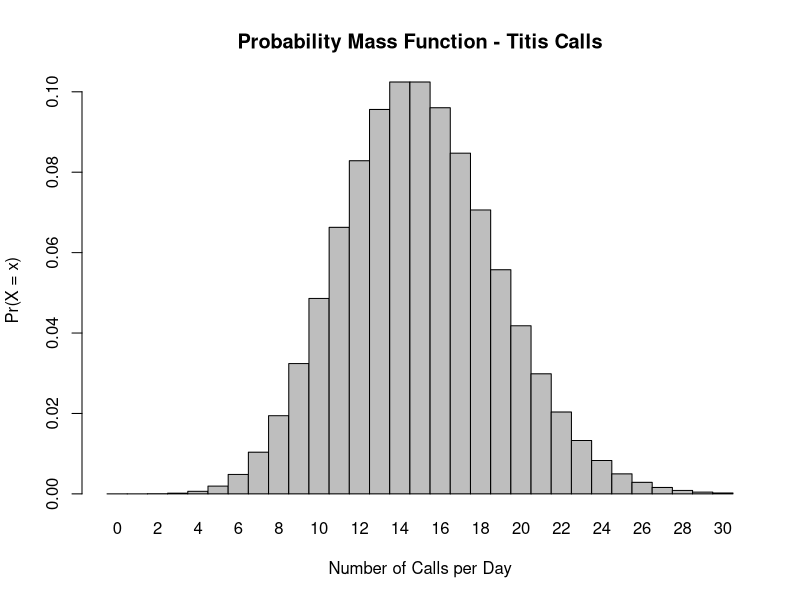
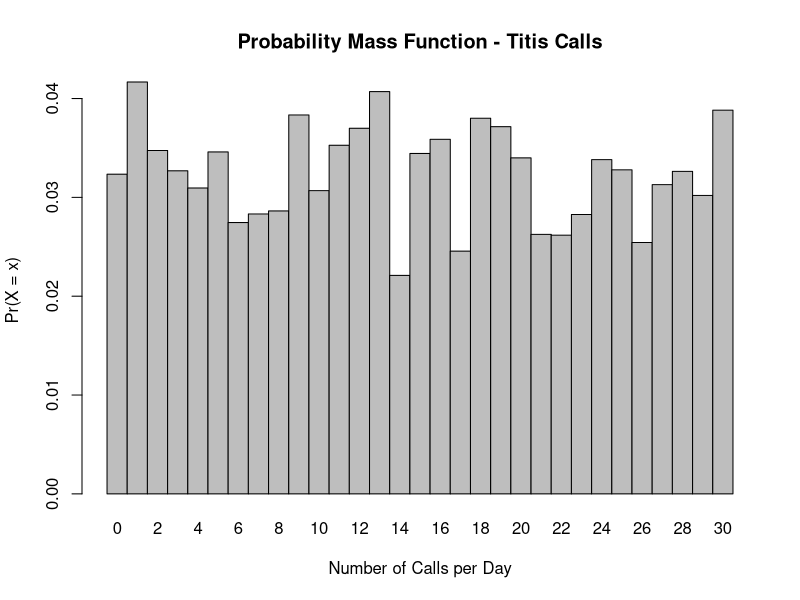
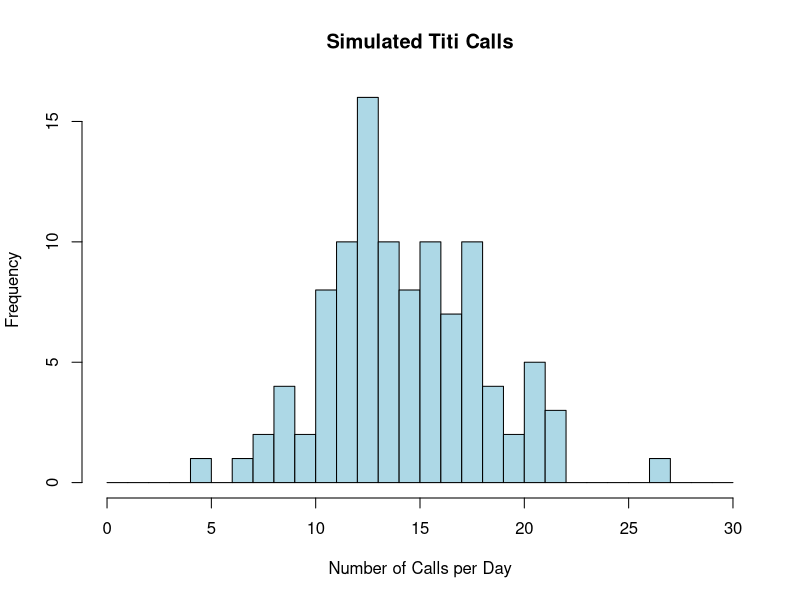

The R script that drew these images, in order:
## ---- chunk 1
call_ranges <- 0:30
l = 15 # Poisson mean lambda based on mean number of calls
titis_calls <- dpois(x = call_ranges, lambda = l)


barplot(titis_calls, names.arg = call_ranges, space = 0, xlab = "Number of Calls per Day", ylab = "Pr(X = x)", main = "Probability Mass Function - Titis Calls")
## ---- chunk 2
sim <- NULL  # sets up a dummy variable to hold our 10000 simulations
n <- 104
for (i in 1:length(titis_calls)) {
    sim[i] <- mean(sample(titis_calls, n, replace = TRUE))
}

barplot(sim, names.arg = call_ranges, space = 0, xlab = "Number of Calls per Day", ylab = "Pr(X = x)", main = "Probability Mass Function - Titis Calls")


## ---- chunk 3
simulated_calls <- rpois(104, lambda = l)

hist(simulated_calls, breaks = 0:30, freq = TRUE, col = "lightblue",
     xlab = "Number of Calls per Day", main = "Simulated Titi Calls",
     xlim = c(0, 30))
## ---- chunk 4
# ppois get equal or less than -> so we need to get the complement probability
# This means 1 - P(x =< 8)
more_than_8_calls <- 1 - ppois(8, l)
more_than_8_calls
## ---- chunk 5
no_calls <- dpois(0, l)
no_calls
## ---- chunk 6
three_calls <- dpois(3, l)
three_calls
